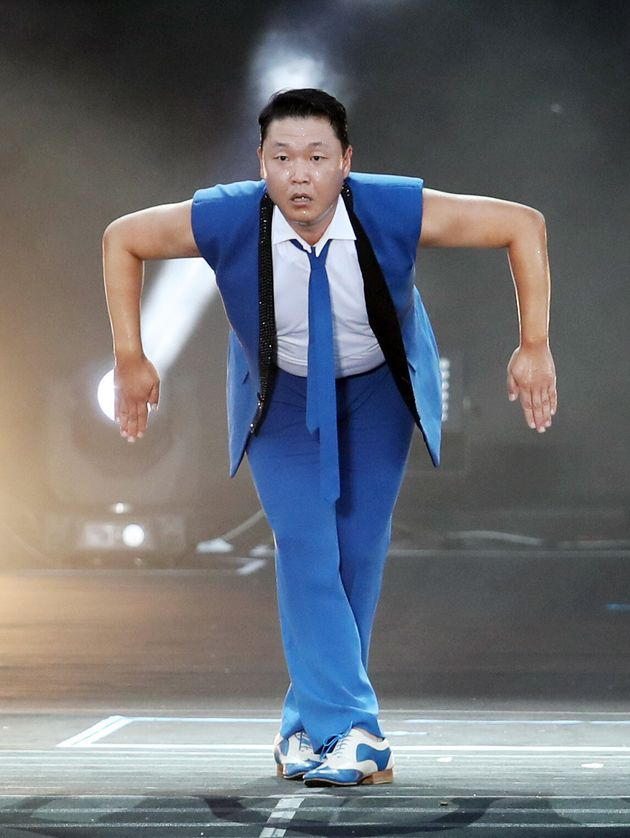
#> input picture OpenCV/images/psy.png, 630 x 838 px
$ jupyter execute --allow-errors 'OpenCV_007_이미지 합성하기.ipynb'
#> lines starting #> are read from the running program, lines starting #| are printed output that depends on the picture; after the words box and inside, x2 and y2 are one past the last pixel; in counts of white or black regions, pixels touching at a corner belong together; pictures that were not available may be replaced by others from this repository, and a replacement may not be noted
[cell 1]
import cv2

psy = cv2.imread('images/psy.png')
#> psy is the input picture: shape (838, 630, 3); mean B, G, R 113.9, 108.3, 105.4
tiger = cv2.imread('images/tiger.png')
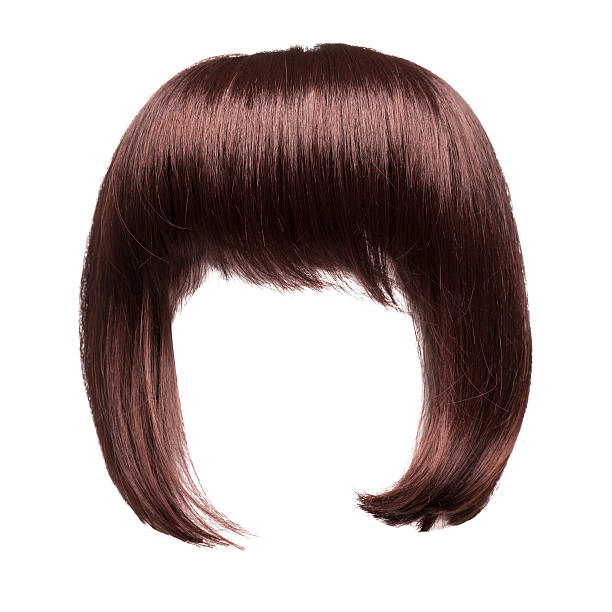
#> input picture OpenCV/images/hair.jpg, 612 x 612 px, given in place of tiger.png, which was not available
#> tiger is the input picture: shape (612, 612, 3); mean B, G, R 179.6, 180.8, 192.1

# 마스크 이진이미지 만들기 = 사용할 부분과 사용하지 않을 부분 구분하기
# 검은 부분 사용, 흰부분 사용 X
mask2gray = cv2.cvtColor(tiger, cv2.COLOR_BGR2GRAY)
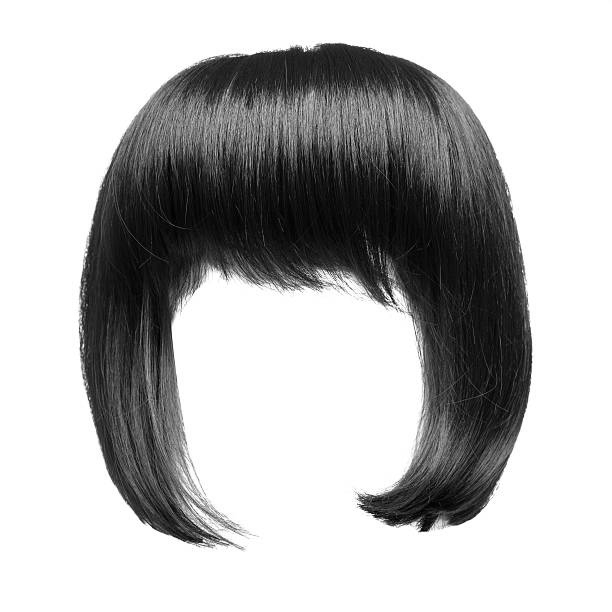
#> mask2gray: shape (612, 612); min 1, max 255, mean 184
_, mask_b = cv2.threshold(mask2gray, 200, 255, cv2.THRESH_BINARY)
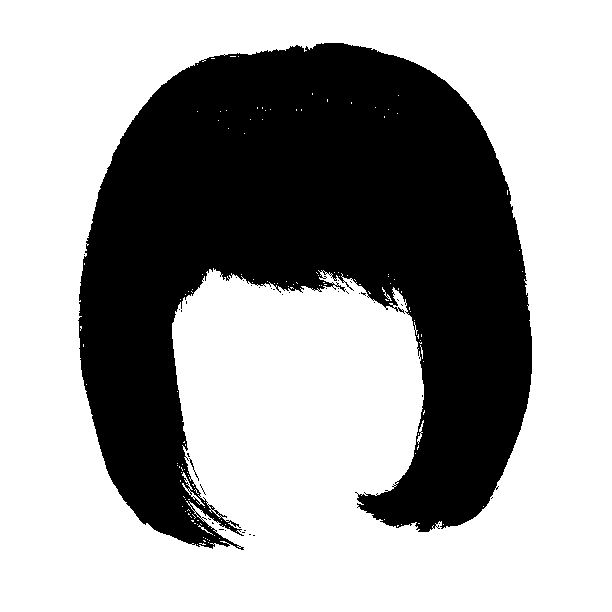
#> mask_b: shape (612, 612); 63.8% white; 38 black regions (36 under 20 px), largest, box (x1, y1, x2, y2) and area: (78, 43, 532, 550) 135626, (189, 458, 199, 481) 31

# 마스크 이미지 반전
# 흰부분 사용, 검은 부분 사용 X(위와 반대)
mask_b_inv = cv2.bitwise_not(mask_b)

# 호랑이 이미지에서 사용할 영역의 값만 추출하기(흰부분 가져오고 검은 부분 안 가져옴)
sub_psy = psy[94:217, 239:371]
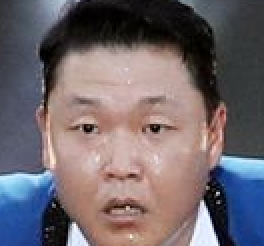
#> sub_psy: shape (123, 132, 3) (shown 2 times larger); mean B, G, R 108.1, 102.6, 112
#> (the rest of this cell did not finish here and is left out)

[cell 2]
# True = 1
# False = 0
True + True + True

[cell 3]
# ROI(Region of Image) : 관심영역 : 싸이 얼굴영역

[cell 4]
# 컬러 이미지
# 세로, 가로, 색상 채널
psy.shape
#> Out = (838, 630, 3)

[cell 5]
# 좌 상단 좌표 : 280, 50)
# 우하단 좌표: 400, 200
# 싸이 얼굴 영역 자르기
# [열 = y, 행 = x]
sub_psy = psy[94:217, 239:371]
cv2.imshow('sub', sub_psy)
cv2.waitKey(0)
cv2.destroyAllWindows()

[cell 6]
# y = 123
# x = 132
tiger.shape
#> Out = (612, 612, 3)
#> `frame = cv2.flip(frame, 1)`:
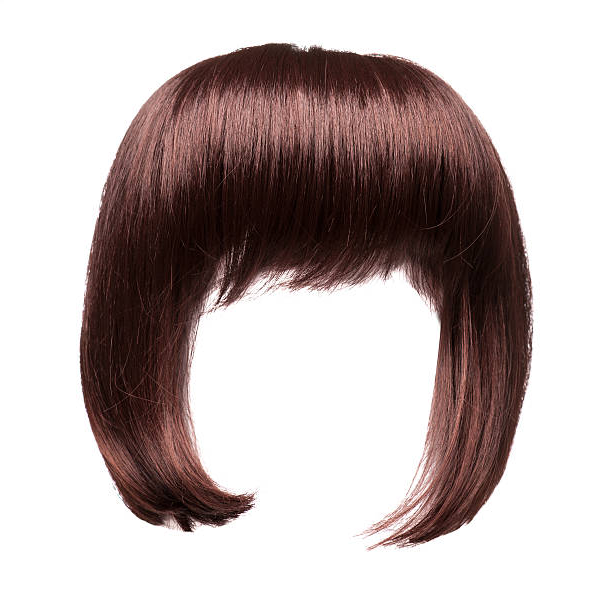
#> frame: shape (612, 612, 3); mean B, G, R 179.6, 180.8, 192.1
#> `sub_frame = frame[ 94:217 , 239:371]`:
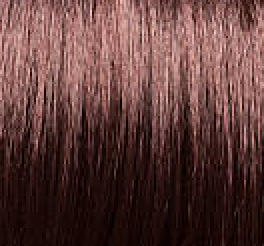
#> sub_frame: shape (123, 132, 3) (shown 2 times larger); mean B, G, R 58.3, 61.5, 95

[cell 7]
# 카메라 연동 후 고정된 영역에 마스크 출력하기

[cell 8]
import cv2

cap = cv2.VideoCapture(0)

# 한 번만 실행되어도 상관 없음
tiger = cv2.imread('images/tiger.png')
mask2gray = cv2.cvtColor(tiger, cv2.COLOR_BGR2GRAY)
_, mask_b = cv2.threshold(mask2gray, 200, 255, cv2.THRESH_BINARY)
mask_b_inv = cv2.bitwise_not(mask_b)

#> (the rest of this cell did not finish here and is left out)
